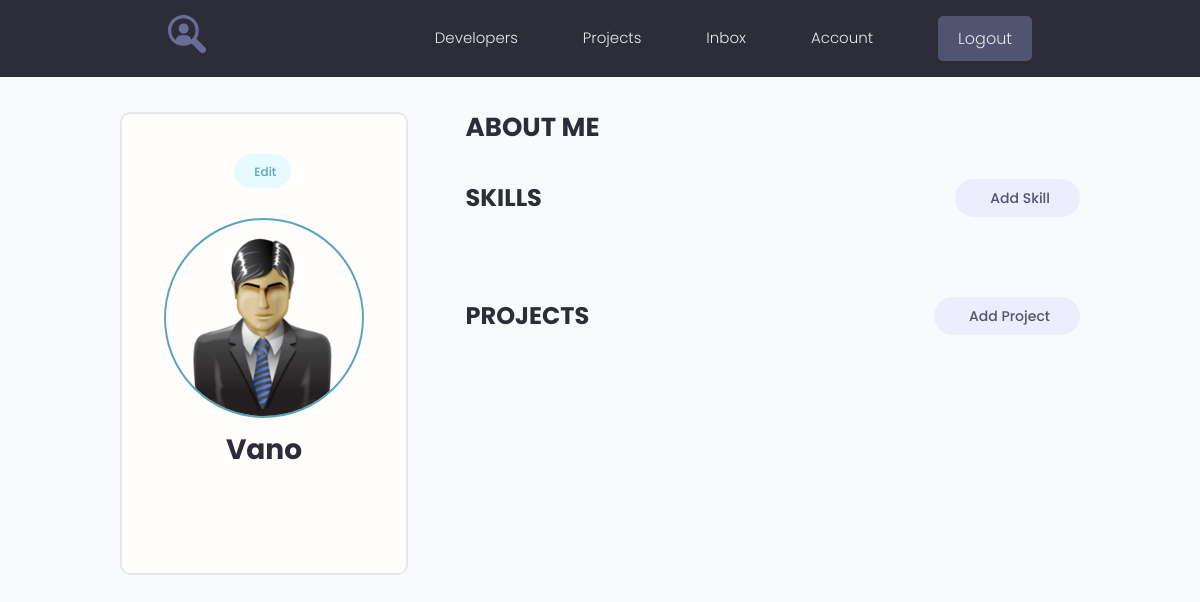
The page /account/ (signed in) on the database as committed earlier.
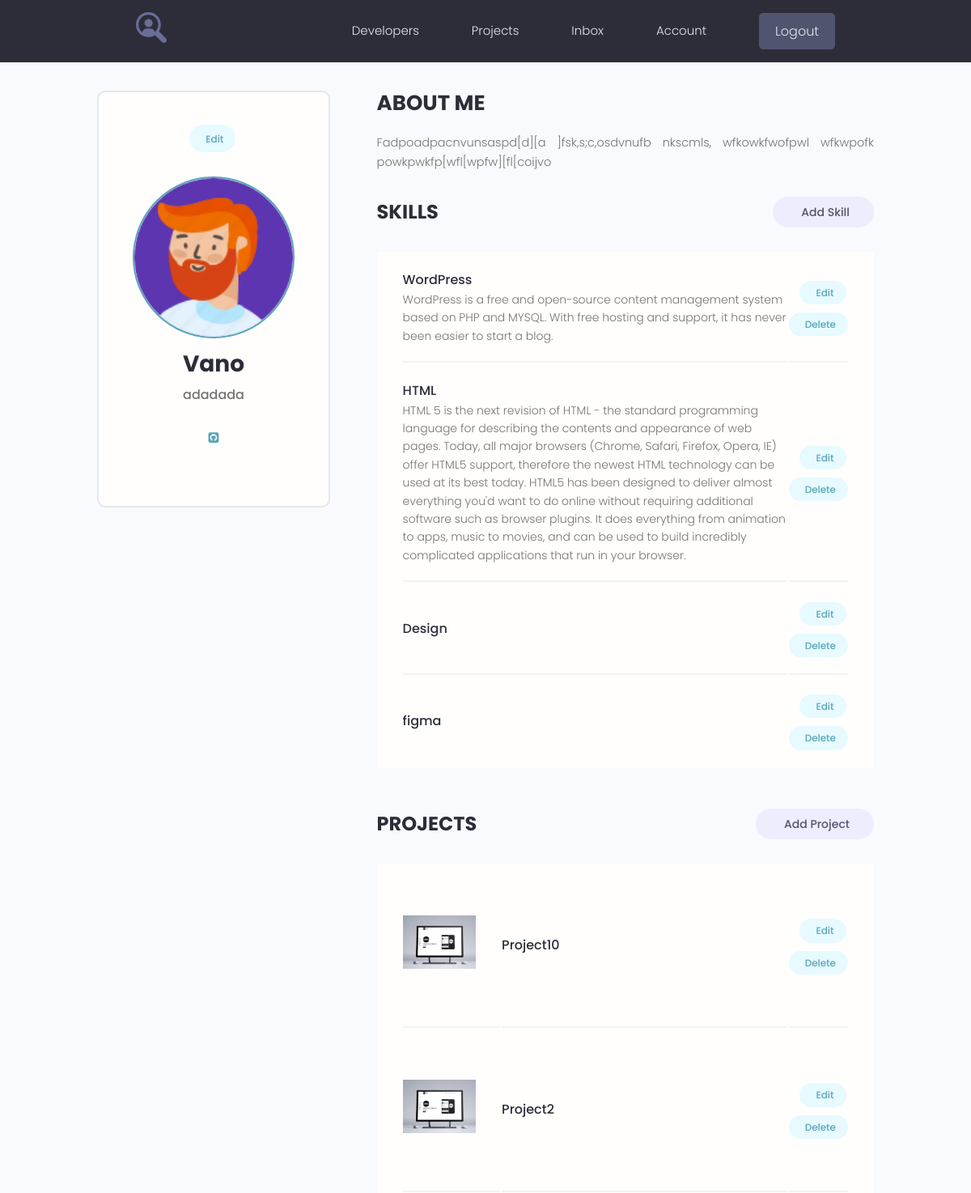
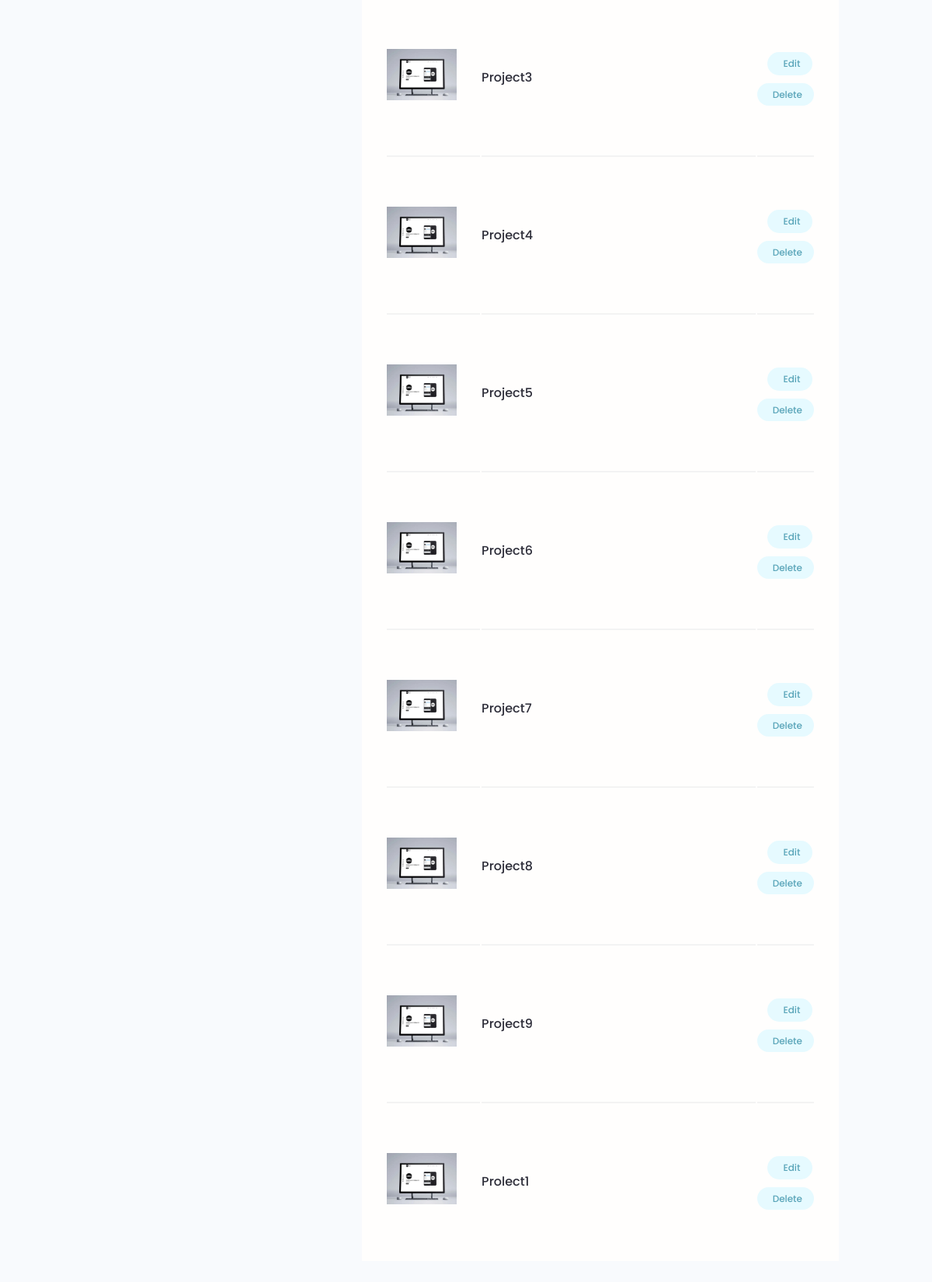
The same page on the database as committed later (2 pictures, top to bottom).
### users/models.py (models this page shows, shortened)
class Profile(models.Model):
    user = models.OneToOneField(User, on_delete=models.CASCADE, blank=True)
    name = models.CharField(max_length=200, blank=True)
    email = models.EmailField(max_length=200, blank=True)
    username = models.CharField(max_length=200, blank=True)
    short_intro = models.CharField(max_length=200, blank=True)
    bio = models.TextField(blank=True)
    profile_image = models.ImageField(default="profiles/user-default.png", upload_to="profiles/")
    social_github = models.CharField(max_length=200, blank=True)
    social_youtube = models.CharField(max_length=200, blank=True)
    social_website = models.CharField(max_length=200, blank=True)
    created = models.DateTimeField(auto_now_add=True)

class Skill(models.Model):
    owner = models.ForeignKey(Profile, on_delete=models.CASCADE, blank=True)
    name = models.CharField(max_length=200, blank=True)
    description = models.TextField(blank=True)
    created = models.DateTimeField(auto_now_add=True)

### projects/models.py (models this page shows, shortened)
class Project(models.Model):
    owner = models.ForeignKey(Profile, on_delete=models.SET_NULL, blank=True, null=True)
    title = models.CharField(max_length=200)
    description = models.TextField(blank=True)
    featured_image = models.ImageField(blank=True, default="default.jpg", upload_to="projects/%Y/%m/%d/")
    demo_link = models.CharField(max_length=500, blank=True)
    source_link = models.CharField(max_length=500, blank=True)
    tags = models.ManyToManyField(Tag, blank=True)
    vote_total = models.IntegerField(default=0)
    vote_ratio = models.IntegerField(default=0)
    created = models.DateTimeField(auto_now_add=True)
    class Meta:
        ordering = ['-vote_ratio', '-vote_total', 'title']

### users/views.py (the view)
# urls.py: path('account/', views.user_account, name="account"),
@login_required(login_url='login')
def user_account(request):
    prof = request.user.profile
    skills = prof.skill_set.all()
    projects = prof.project_set.all()
    context = {
        'profile': prof,
        'skills': skills,
        'projects': projects,
    }
    return render(request, 'users/account.html', context)

### users/templates/users/account.html (shortened to what this page needs)
{% extends 'projects/base.html' %}
{% load static %}
{% block content %}
<main class="settingsPage profile my-md">
    <div class="container">
        <div class="layout">
            <div class="column column--1of3">
                <div class="card text-center">
                    <div class="card__body dev">
                        <a class="tag tag--pill tag--main settings__btn" href="{% url 'edit-account' %}"> Edit</a>
                        <img class="avatar avatar--xl dev__avatar" src="{{ profile.profile_image.url }}"/>
                        <h2 class="dev__name">{{ profile.name }}</h2>
                        <p class="dev__title">{{ profile.short_intro }}</p>
                        <ul class="dev__social">
                            {% if profile.social_github %}
                            <li>
                                <a title="Github" href="{{ profile.social_github }}" target="_blank"><i
                                        class="fa fa-github-square"></i></a>
                            </li>
                            {% endif %}
                        </ul>
                    </div>
                </div>
            </div>
            <div class="column column--2of3">
                <div class="devInfo">
                    <h3 class="devInfo__title">About Me</h3>
                    <p class="devInfo__about">
                        {{ profile.bio }}
                    </p>
                </div>
                <div class="settings">
                    <h3 class="settings__title">Skills</h3>
                    <a class="tag tag--pill tag--sub settings__btn tag--lg" href="{% url 'create-skill' %}"> Add
                        Skill</a>
                </div>
                <table class="settings__table">
                    {% for skill in skills %}
                    <tr>
                        <td class="settings__tableInfo">
                            <h4>{{ skill.name }}</h4>
                            <p>
                                {{ skill.description }}
                            </p>
                        </td>
                        <td class="settings__tableActions">
                            <a class="tag tag--pill tag--main settings__btn" href="{% url 'update-skill' skill.id %}">
                                Edit</a>
                            <a class="tag tag--pill tag--main settings__btn" href="{% url 'delete-skill' skill.id %}">
                                Delete</a>
                        </td>
                    </tr>
                    {% endfor %}
                </table>
                <div class="settings">
                    <h3 class="settings__title">Projects</h3>
                    <a class="tag tag--pill tag--sub settings__btn tag--lg" href="{% url 'create-project' %}"> Add
                        Project</a>
                </div>
                <table class="settings__table">
                    {% for project in projects %}
                    <tr>
                        <td class="settings__thumbnail">
                            <a href="{% url 'project' project.id %}"><img src="{{ project.featured_image.url }}" alt="Project Thumbnail"/></a>
                        </td>
                        <td class="settings__tableInfo">
                            <a href="{% url 'project' project.id %}">{{ project.title }}</a>
                        </td>
                        <td class="settings__tableActions">
                            <a class="tag tag--pill tag--main settings__btn" href="{% url 'update-project' project.id %}">
                                Edit</a>
                            <a class="tag tag--pill tag--main settings__btn" href="{% url 'delete-project' project.id %}">
                                Delete</a>
                        </td>
                    </tr>
                    {% endfor %}
                </table>
            </div>
        </div>
    </div>
</main>
{% endblock %}

Rows that differ between the two databases and show on the page:
changed Profile "Vano": profile_image: picture added in place of a placeholder; short_intro (not shown) → "adadada"; bio (not shown) → "Fadpoadpacnvunsaspd[d][a ]fsk,s;c,osdvnufb nkscmls, wfkowkfwofpwl wfkwpofk powkpwkfp[wfl[wpfw][fl[coijvo"
added Skill: name "WordPress", description "WordPress is a free and open-source content management system based on PHP and MYSQL. With free hosting and support, it has never been easier to start a blog."
added Skill: name "HTML", description "HTML 5 is the next revision of HTML - the standard programming language for describing the contents and appearance of web pages. Today, all major browsers (Chrome, Safari, Firefox, Opera, IE) offer HTML5 support, therefore the newest HTML technology can be used at its best today. HTML5 has been designed to deliver almost everything you'd want to do online without requiring additional software such as browser plugins. It does everything from animation to apps, music to movies, and can be used to build incredibly complicated applications that run in your browser."
added Skill: name "Design"
added Skill: name "figma"
added Project: featured_image (placeholder picture), title "Project10"
added Project: featured_image (placeholder picture), title "Project2"
added Project: featured_image (placeholder picture), title "Project3"
added Project: featured_image (placeholder picture), title "Project4"
added Project: featured_image (placeholder picture), title "Project5"
added Project: featured_image (placeholder picture), title "Project6"
added Project: featured_image (placeholder picture), title "Project7"
added Project: featured_image (placeholder picture), title "Project8"
added Project: featured_image (placeholder picture), title "Project9"
added Project: featured_image (placeholder picture), title "Prolect1"
